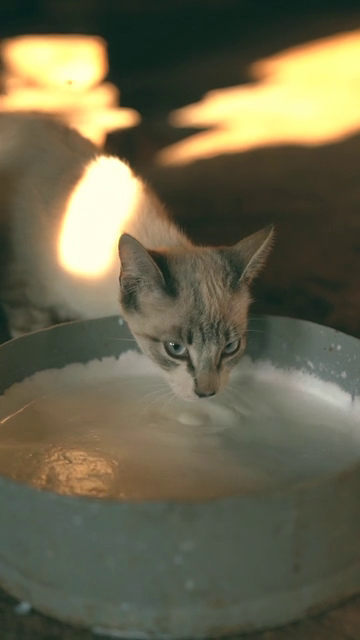
#> input picture frame 16 of OpenCV/이론공부/video.mp4, 360 x 640 px, given in place of city.mp4, which was not available
$ jupyter execute '19. 퀴즈.ipynb'   (text cells are left out)
#> lines starting #> are read from the running program, lines starting #| are printed output that depends on the picture
[cell 1]
import cv2

cap = cv2.VideoCapture('city.mp4')


# 코덱 정의
fourcc = cv2.VideoWriter_fourcc(*'DIVX')

# 프레임 크기, 재생 속도
width = round(cap.get(cv2.CAP_PROP_FRAME_WIDTH))
height = round(cap.get(cv2.CAP_PROP_FRAME_HEIGHT))
fps = cap.get(cv2.CAP_PROP_FPS) * 4

out = cv2.VideoWriter('city_output.mp4', fourcc, fps, (height, width))

while cap.isOpened() : # 동영상 파일이 올바로 열렸는지
    ret, frame = cap.read()
#> frame is the input picture: shape (640, 360, 3); mean B, G, R 77.1, 101.5, 105.4
    if not ret :
        break

    rotate_frame = cv2.rotate(frame, cv2.ROTATE_90_CLOCKWISE)
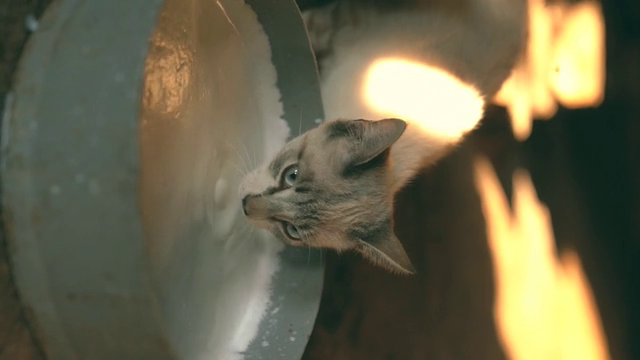
#> rotate_frame: shape (360, 640, 3); mean B, G, R 77.1, 101.5, 105.4
    out.write(rotate_frame)

    cv2.imshow('city_output', rotate_frame)
    if cv2.waitKey(1) == ord('q') :
#> (key q is pressed here)
        break

out.release()
cap.release()

cv2.destroyAllWindows()
cv2.waitKey(1)


$ run again, starting later in the video
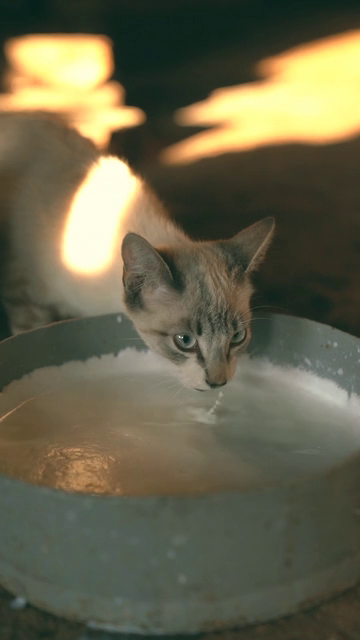
#> input picture frame 76 of OpenCV/이론공부/video.mp4, 360 x 640 px, given in place of city.mp4, which was not available
#> frame is the input picture: shape (640, 360, 3); mean B, G, R 76.1, 99.9, 103.4
#> `rotate_frame = cv2.rotate(frame, cv2.ROTATE_90_CLOCKWISE)`:
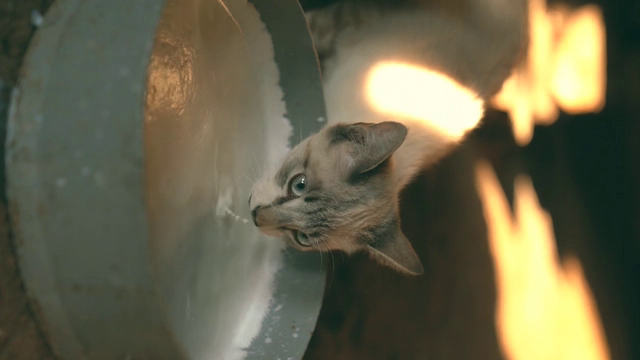
#> rotate_frame: shape (360, 640, 3); mean B, G, R 76.1, 99.9, 103.4

$ run again, starting later in the video
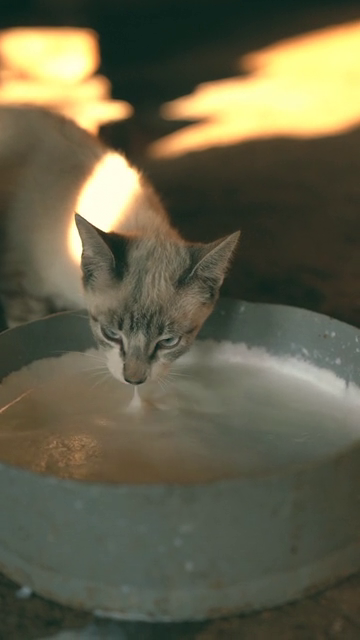
#> input picture frame 135 of OpenCV/이론공부/video.mp4, 360 x 640 px, given in place of city.mp4, which was not available
#> frame is the input picture: shape (640, 360, 3); mean B, G, R 73.8, 97.1, 99.5
#> `rotate_frame = cv2.rotate(frame, cv2.ROTATE_90_CLOCKWISE)`:
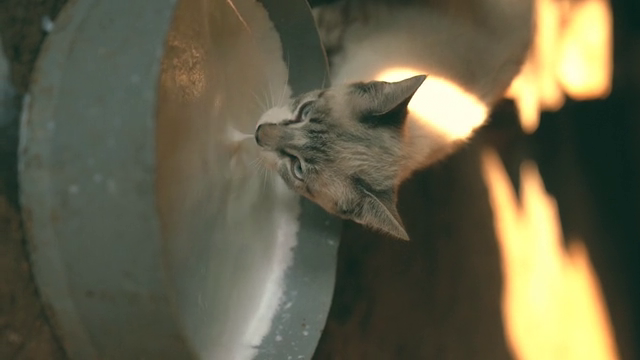
#> rotate_frame: shape (360, 640, 3); mean B, G, R 73.8, 97.1, 99.5
